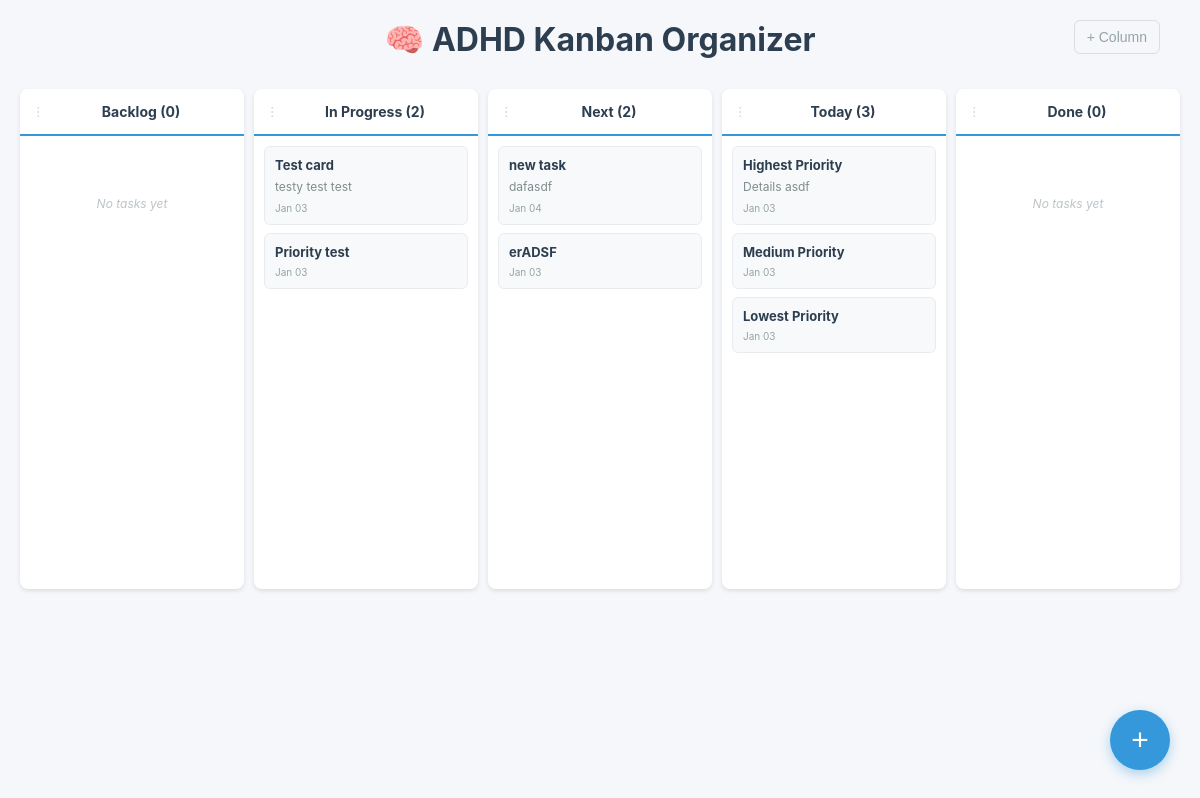
The page / on the database its author committed.
### kanban/models.py (models this page shows, shortened)
class Column(models.Model):
    name = models.CharField(max_length=100)
    order = models.IntegerField(default=0)
    class Meta:
        ordering = ['order']

class Task(models.Model):
    title = models.CharField(max_length=200)
    description = models.TextField(blank=True)
    column = models.ForeignKey(Column, on_delete=models.CASCADE, related_name='tasks')
    order = models.IntegerField(default=0)
    created_at = models.DateTimeField(default=timezone.now)
    updated_at = models.DateTimeField(auto_now=True)
    class Meta:
        ordering = ['order', '-created_at']

### kanban/views.py (the view)
# urls.py: path('', KanbanBoardView.as_view(), name='kanban_board'),
class KanbanBoardView(View):
    def get(self, request: HttpRequest):
        columns = Column.objects.all().prefetch_related('tasks')
        context = {
            'columns': columns,
        }
        get_token(request)
        return render(request, 'kanban/board.html', context)

### kanban/templates/kanban/board.html (shortened to what this page needs)
<!DOCTYPE html>
<html lang="en">
<head>
</head>
<body>
    <div class="header">
        <h1 id="page-title">🧠 ADHD Kanban Organizer</h1>
        <div class="column-settings">
            <button id="add-column-btn" title="Add new column">+ Column</button>
        </div>
    </div>
    <button id="add-task-btn" aria-label="Add new task">+</button>
    <div class="kanban-board">
        {% for column in columns %}
        <div class="column" data-column-id="{{ column.id }}" data-column-order="{{ column.order }}" role="region" aria-labelledby="column-header-{{ column.id }}">
            <div id="column-header-{{ column.id }}" class="column-header">
                <span class="drag-handle" title="Drag to reorder">⋮</span>
                <div class="column-title" data-column-id="{{ column.id }}">
                    {{ column.name }} ({{ column.tasks.count }})
                </div>
            </div>
            <div class="tasks" role="list">
                {% for task in column.tasks.all %}
                <div class="task" data-task-id="{{ task.id }}" data-order="{{ task.order }}" draggable="true" role="listitem" aria-grabbed="false">
                    <div class="task-title">{{ task.title }}</div>
                    {% if task.description %}
                    <div class="task-description">{{ task.description }}</div>
                    {% endif %}
                    <div class="task-meta">{{ task.created_at|date:"M d" }}</div>
                </div>
                {% empty %}
                <div class="empty-column" role="note">No tasks yet</div>
                {% endfor %}
            </div>
        </div>
        {% endfor %}
    </div>
</body>
</html>

### kanban/templates/kanban/board.html (style rules this page uses)
* { margin: 0; padding: 0; box-sizing: border-box; }
body { font-family: -apple-system, BlinkMacSystemFont, 'Segoe UI', Roboto, sans-serif; background-color: #f5f7fa; padding: 20px; }
.header { text-align: center; margin-bottom: 30px; position: relative; }
h1 { color: #2c3e50; }
.column-settings { position: absolute; top: 0; right: 20px; }
#add-column-btn { background: transparent; color: #95a5a6; padding: 8px 12px; border: 1px solid #ddd; border-radius: 6px; font-size: 14px; cursor: pointer; transition: all 0.2s; }
#add-task-btn { position: fixed; bottom: 30px; right: 30px; width: 60px; height: 60px; border-radius: 50%; background: #3498db; color: white; border: none; font-size: 30px; cursor: pointer; box-shadow: 0 4px 12px rgba(52, 152, 219, 0.4); transition: all 0.3s; z-index: 100; }
.kanban-board { display: flex; flex-wrap: nowrap; gap: 10px; max-width: 100%; margin: 0 auto; padding-bottom: 20px; }
.column { flex: 1 1 0; min-width: 0; background: white; border-radius: 8px; box-shadow: 0 2px 4px rgba(0,0,0,0.1); min-height: 500px; transition: box-shadow 0.2s; overflow: hidden; }
.column-header { padding: 10px 12px; font-weight: bold; font-size: 14px; border-bottom: 2px solid #ecf0f1; text-align: center; color: #2c3e50; border-bottom-color: #3498db; position: relative; display: flex; align-items: center; justify-content: center; gap: 6px; }
.drag-handle { font-size: 12px; color: #bdc3c7; cursor: grab; user-select: none; opacity: 0.5; transition: opacity 0.2s; flex-shrink: 0; }
.column-title { flex: 1; min-width: 0; cursor: pointer; padding: 4px 6px; border-radius: 4px; transition: background 0.2s; white-space: nowrap; overflow: hidden; text-overflow: ellipsis; }
.tasks { padding: 10px; min-height: 400px; }
.task { background: #f8f9fa; border: 1px solid #e9ecef; border-radius: 6px; padding: 10px; margin-bottom: 8px; cursor: grab; transition: all 0.2s; user-select: none; position: relative; }
.task-title { font-weight: bold; margin-bottom: 6px; color: #2c3e50; font-size: 13px; word-wrap: break-word; overflow-wrap: break-word; padding-right: 20px; }
.task-description { color: #7f8c8d; font-size: 12px; line-height: 1.4; word-wrap: break-word; overflow-wrap: break-word; }
.task-meta { font-size: 10px; color: #95a5a6; margin-top: 6px; }
.empty-column { text-align: center; color: #bdc3c7; font-size: 12px; font-style: italic; margin-top: 50px; padding: 0 5px; }

### rows shown on the page
Column: name "Backlog", tasks.count "0"
Column: name "In Progress", tasks.count "2"
Task: title "Test card", description "testy test test", created_at "Jan 03"
Task: title "Priority test", created_at "Jan 03"
Column: name "Next", tasks.count "2"
Task: title "new task", description "dafasdf", created_at "Jan 04"
Task: title "erADSF", created_at "Jan 03"
Column: name "Today", tasks.count "3"
Task: title "Highest Priority", description "Details asdf", created_at "Jan 03"
Task: title "Medium Priority", created_at "Jan 03"
Task: title "Lowest Priority", created_at "Jan 03"
Column: name "Done", tasks.count "0"
